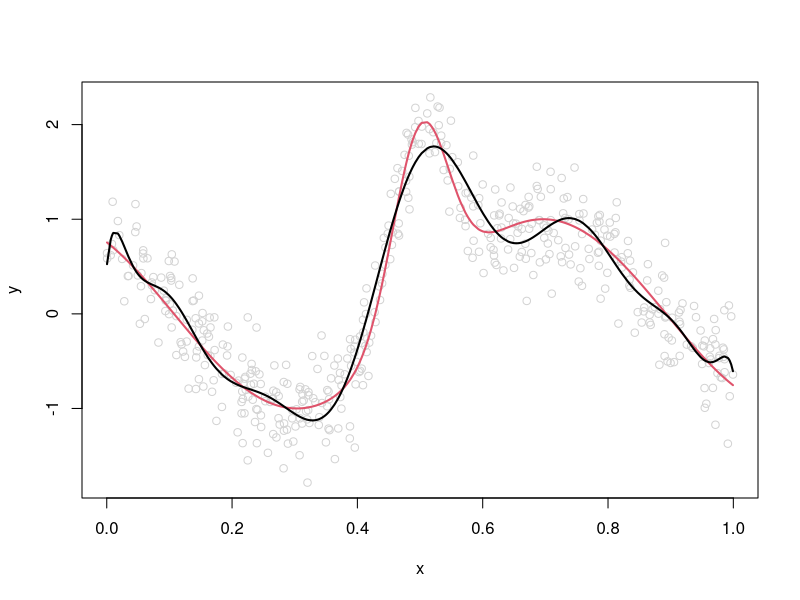
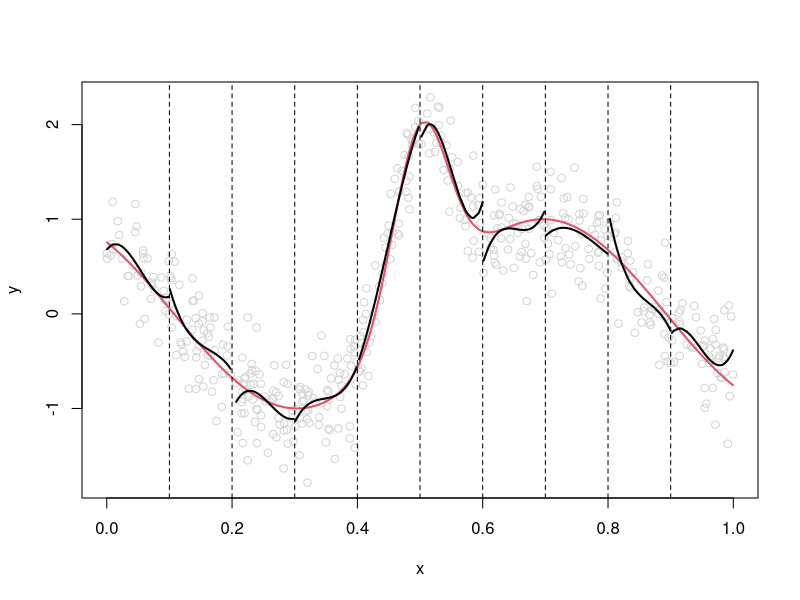
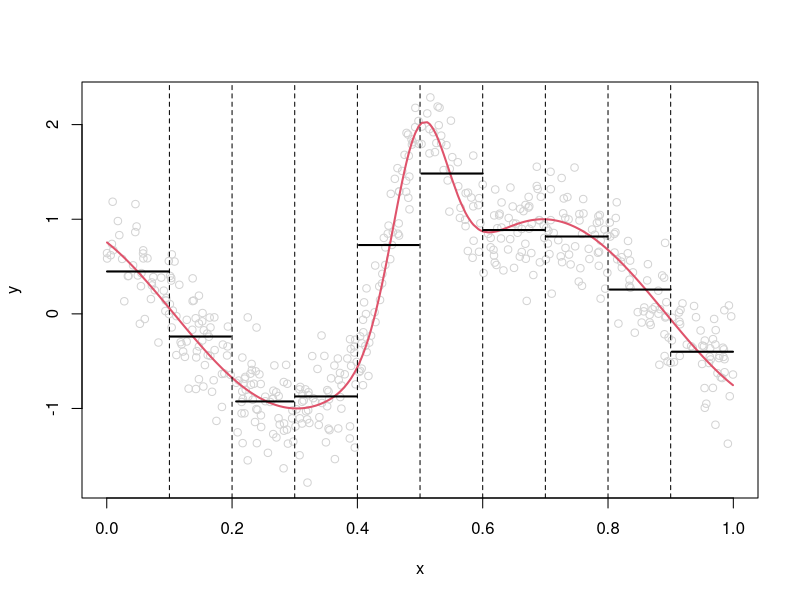
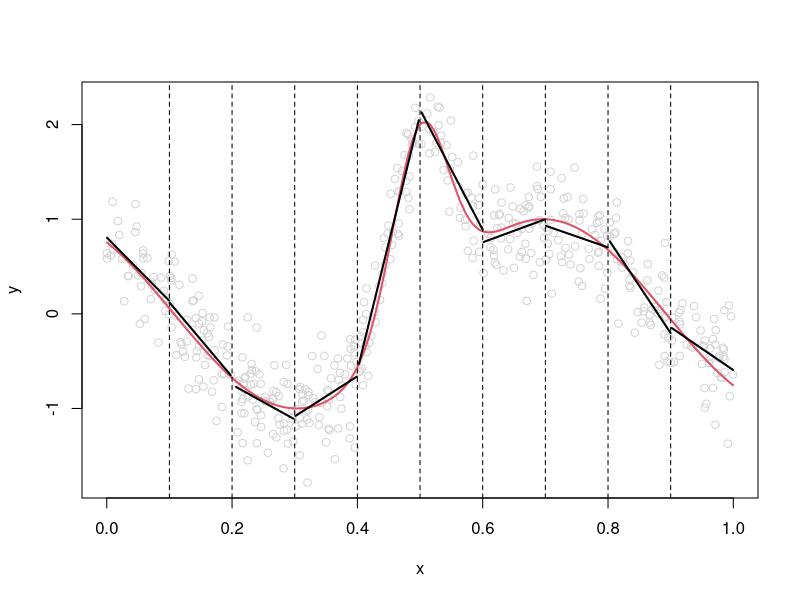
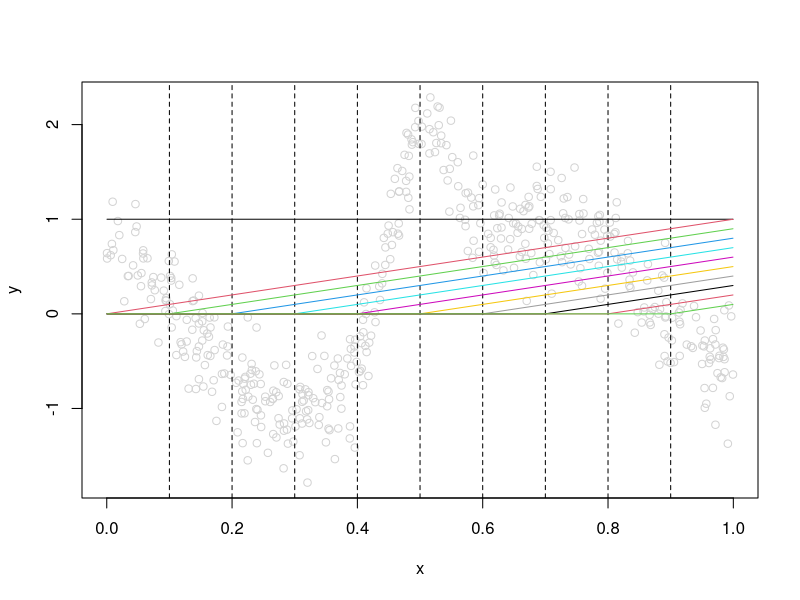
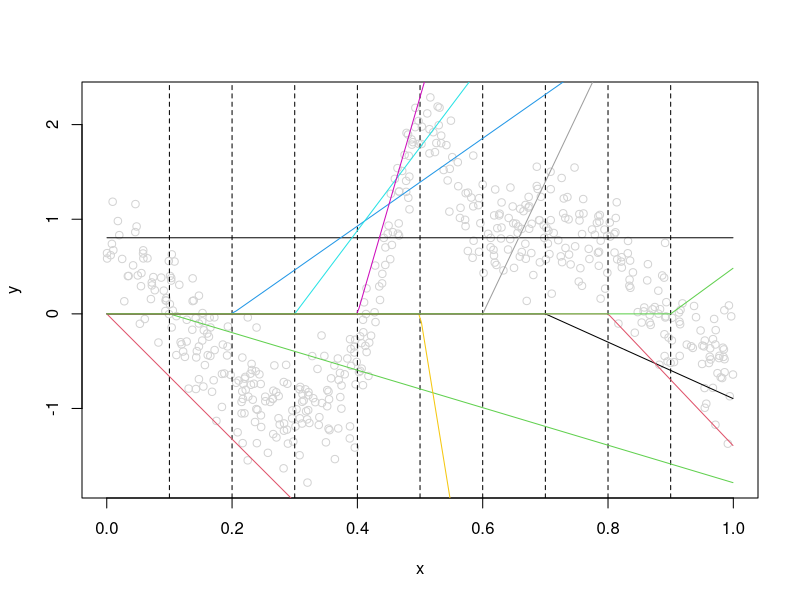
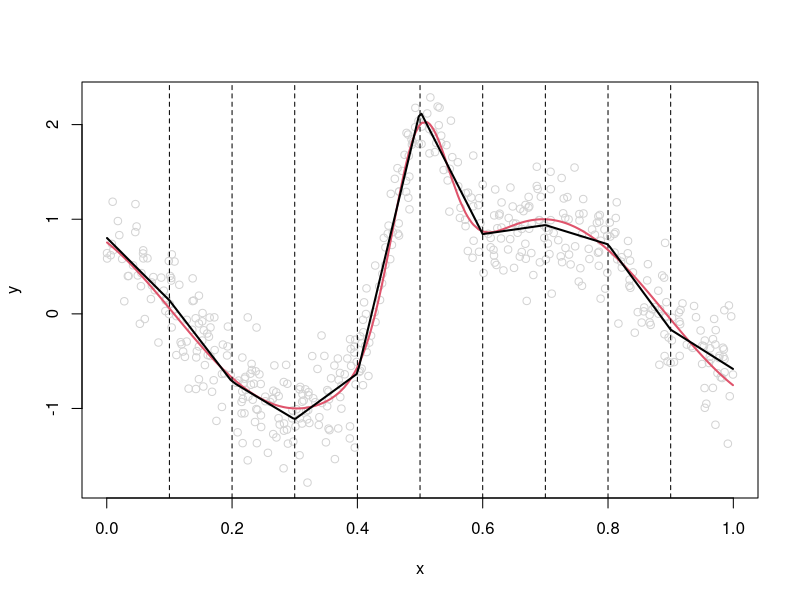
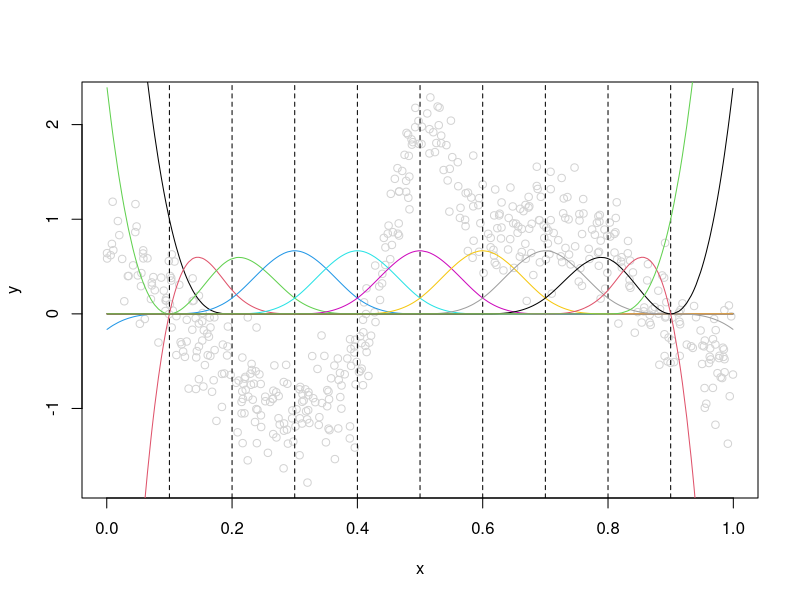

The R script that drew these images, in order:
## ---- chunk 1
knitr::opts_chunk$set(echo = T, eval=T, message=F, warning=F, error=F, 
                      comment=NA, cache=F, R.options=list(width=220))
## ---- chunk 2
set.seed(123)
x = sort(runif(500))
fx = sin(2*(4*x-2)) + 2*exp(-(16^2)*((x-.5)^2))
y = rnorm(500, fx, .3)
plot(x, y, col="lightgray")
lines(x, fx, col=2, lwd=2)
lines(x, fitted(lm(y ~ poly(x,15))), lwd=2)
## ---- chunk 3
knots = seq(0.1, 0.9, by=.1)
xcut = cut(x, c(-Inf,knots,Inf) )
plot(x,y ,col="lightgray")
lines(x, fx, col=2, lwd=2)
abline(v=knots, lty=2)
for (i in 1:length(levels(xcut)) ){
sub = (xcut==levels(xcut)[i])
lines(x[sub], fitted(lm(y[sub] ~ poly(x[sub],3))), lwd=2 )
}
## ---- chunk 4
plot(x,y ,col="lightgray")
lines(x, fx, col=2, lwd=2)
abline(v=knots, lty=2)
for (i in 1:length(levels(xcut)) ){
sub = (xcut==levels(xcut)[i])
lines(x[sub], fitted(lm(y[sub] ~ 1)), lwd=2)
}
## ---- chunk 5
plot(x,y ,col="lightgray")
lines(x, fx, col=2, lwd=2)
abline(v=knots, lty=2)
for (i in 1:length(levels(xcut))){
sub = (xcut==levels(xcut)[i])
lines(x[sub], fitted(lm(y[sub] ~ x[sub])), lwd=2 )
}
## ---- chunk 6
d = 1
K = length(knots)
n = length(x)
bs = matrix(NA,ncol=d+K+1, nrow=n)
bs[,1:(d+1)] = cbind(1,poly(x,d, raw=TRUE))
bs[,(d+2):(d+K+1)] = sapply(1:K, function(k) ifelse(x >= knots[k], (x-knots[k])^d, 0))
## ---- chunk 7
plot(x,y ,col="lightgray")
abline(v=knots, lty=2)
for (i in 1:ncol(bs)) lines(x,bs[,i], col=i)
## ---- chunk 8
fit = lm(y ~ .-1, data=data.frame(bs))
betas = coef(fit)
betas
bsScaled = sapply(1:length(betas),function(j) bs[,j]*betas[j])
## ---- chunk 9
plot(x,y ,col="lightgray")
abline(v=knots, lty=2)
for (i in 1:ncol(bsScaled)) lines(x,bsScaled[,i], col=i)
## ---- chunk 10
plot(x,y ,col="lightgray")
lines(x, fx, col=2, lwd=2)
abline(v=knots, lty=2)
fitted = apply(bsScaled, 1, sum)
lines(x,fitted, lwd=2)
## ---- chunk 11
d = 3
plot(x,y ,col="lightgray")
abline(v=knots, lty=2)
bs = splines::bs(x, degree=d, knots=knots[-c(1,K)], 
       Boundary.knots=knots[c(1,K)], intercept=T)
for (i in 1:ncol(bs)) lines(x,bs[,i], col=i)
## ---- chunk 12
fit = lm(y ~ .-1, data=data.frame(bs))
betas = coef(fit)
bsScaled = sapply(1:length(betas),function(j) bs[,j]*betas[j])
plot(x,y ,col="lightgray")
abline(v=knots, lty=2)
for (i in 1:ncol(bsScaled)) lines(x,bsScaled[,i], col=i)
## ---- chunk 13
library(splines)
plot(x,y ,col="lightgray")
abline(v=knots, lty=2)
lines(x, fx, col=2, lwd=2)
B = bs(x, intercept=TRUE,
       knots=knots[-c(1,K)], 
       Boundary.knots=knots[c(1,K)]
       )
lines(x, fitted( lm(y ~ 0 + B) ), lwd=2 )
## ---- chunk 14
library(splines)
B = ns(x, intercept=TRUE,
       knots=knots[-c(1,K)], 
       Boundary.knots=knots[c(1,K)]
       )
head(B)
## ---- chunk 15
library(splines)
plot(x,y ,col="lightgray")
abline(v=knots, lty=2)
lines(x, fx, col=2, lwd=2)
lines(x, fitted( lm(y ~ 0 + B ) ), lwd=2 )
## ---- chunk 16
plot(x,y ,col="lightgray")
nk = c(3,6,15)
for (i in 1:length(nk)){
knots = seq(0,1,length.out = nk[i]+2)[-c(1,nk[i]+2)]
lines(x, fitted( lm(y ~ ns(x, knots=knots )) ) , col=i, lwd=2)
}
## ---- chunk 17
fit = smooth.spline(x, y, all.knots=T, cv=T)
fit
## ---- chunk 18
plot(x,y ,col="lightgray")
lines(x, fx, col=2, lwd=2)
lines(x, predict(fit)$y, lwd=2)
## ---- chunk 19
n = 100
set.seed(1)
x1 = rnorm(n)
x2 = rnorm(n)
x3 = rnorm(n)
y = 30 - 10*x1 + 20*x2 + 30*x3 + rnorm(n)
fit = lm(y ~ x1+x2+x3)
X = model.matrix(fit)
## ---- chunk 20
# center y and X
yc = y - mean(y)
Xc = apply(X[,-1],2,function(x) x-mean(x))
# initialize 
p = ncol(Xc)
hatbeta = rep(0,p)
delta = 0.1
gamma = rep(2*delta,p)
while ( !all( abs(gamma - hatbeta) <= delta) ){
for (k in 1:p){
  gamma = hatbeta
  yk = yc - Xc[,-k, drop=F] %*% hatbeta[-k, drop=F]
  gammak = coef(lm(yk ~ 0+ Xc[,k]))
  hatbeta[k] <- gammak
}}
hatbeta0<- mean(y) - sum(hatbeta*apply(X[,-1],2,mean))
data.frame( backfitting=c(hatbeta0,hatbeta), leastsquares=coef(fit))
